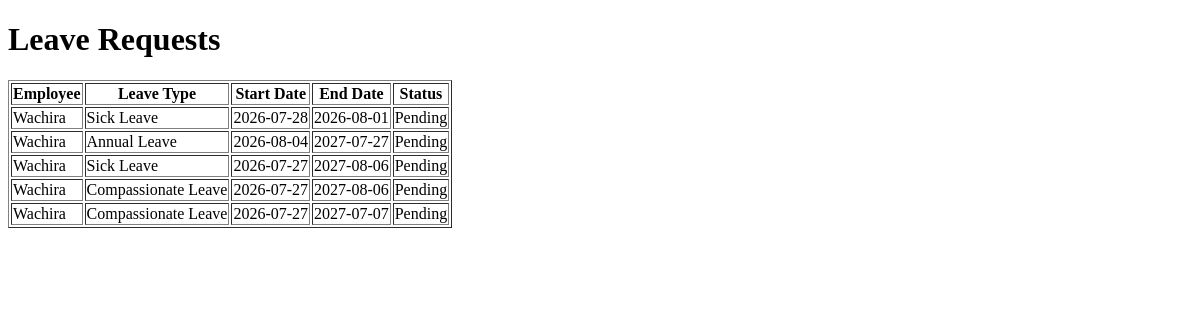
Before: /leave_requests with the older database file.
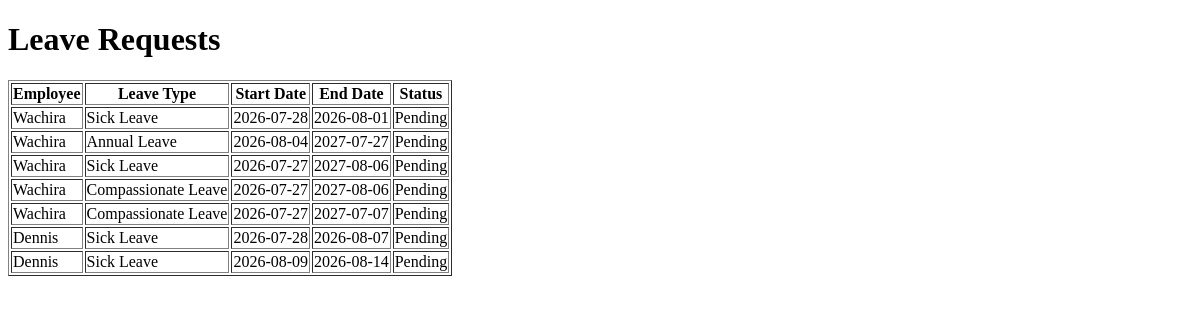
After: the same page with the newer database file.
### models/leave_request.py (models this page shows)
class LeaveRequest(db.Model):
    __tablename__ = "leave_requests"
    id = db.Column(db.Integer, primary_key=True)
    employee_id = db.Column(db.Integer, db.ForeignKey("employees.id"), nullable=False)
    start_date = db.Column(db.Date, nullable=False)
    end_date = db.Column(db.Date, nullable=False)
    leave_type = db.Column(db.String(50), nullable=False)
    status = db.Column(db.String(20), default="Pending", nullable=False)
    reason = db.Column(db.Text, nullable=True)
    approved_by_manager_id = db.Column(
        db.Integer, db.ForeignKey("employees.id"), nullable=True)
    approved_at = db.Column(db.DateTime, nullable=True)
    created_at = db.Column(db.DateTime, default=lambda: datetime.now(timezone.utc))
    employee = db.relationship(
        "Employee", foreign_keys=[employee_id], backref="leave_requests")
    approved_by_manager = db.relationship(
        "Employee", foreign_keys=[approved_by_manager_id],
          backref="approved_leave_requests")

### models/employees.py (models this page shows)
class Employee(db.Model):
    __tablename__ = "employees"
    id = db.Column(db.Integer, primary_key=True)
    name = db.Column(db.String(100), nullable=False)
    role = db.Column(db.String(100), nullable=False)
    team = db.Column(db.String(100), nullable=False)
    salary = db.Column(db.Float, nullable=False)
    employment_type = db.Column(db.String(50), nullable=False)
    leave_balance = db.Column(
    db.Integer,
    nullable=False,
    default=21
)
    start_date = db.Column(db.Date, nullable=False)
    manager_id = db.Column(
    db.Integer,
    db.ForeignKey("employees.id"),
    nullable=True
)
    manager = relationship(
        "Employee",
        remote_side=[id],
        backref="subordinates"
    )
    is_active = db.Column(db.Boolean, default=True)

### routes/leave_routes.py (the view)
@leave_bp.route("/leave_requests")
def list_leave_requests():
    leave_requests = LeaveRequest.query.all()
    return render_template("leave_requests.html", leave_requests=leave_requests)

### templates/leave_requests.html (shortened to what this page needs)
<!DOCTYPE html>
<html>
<head>
</head>
<body>
<h1>Leave Requests</h1>
{% if leave_requests %}
<table border="1">
<tr>
    <th>Employee</th>
    <th>Leave Type</th>
    <th>Start Date</th>
    <th>End Date</th>
    <th>Status</th>
</tr>
{% for leave in leave_requests %}
<tr>
    <td>{{ leave.employee.name }}</td>
    <td>{{ leave.leave_type }}</td>
    <td>{{ leave.start_date }}</td>
    <td>{{ leave.end_date }}</td>
    <td>{{ leave.status }}</td>
</tr>
{% endfor %}
</table>
{% else %}
<p>No leave requests found.</p>
{% endif %}
</body>
</html>

Changed rows visible on the page:
added LeaveRequest: employee.name "Dennis", leave_type "Sick Leave", start_date "2026-07-28", end_date "2026-08-07", status "Pending"
added LeaveRequest: employee.name "Dennis", leave_type "Sick Leave", start_date "2026-08-09", end_date "2026-08-14", status "Pending"
